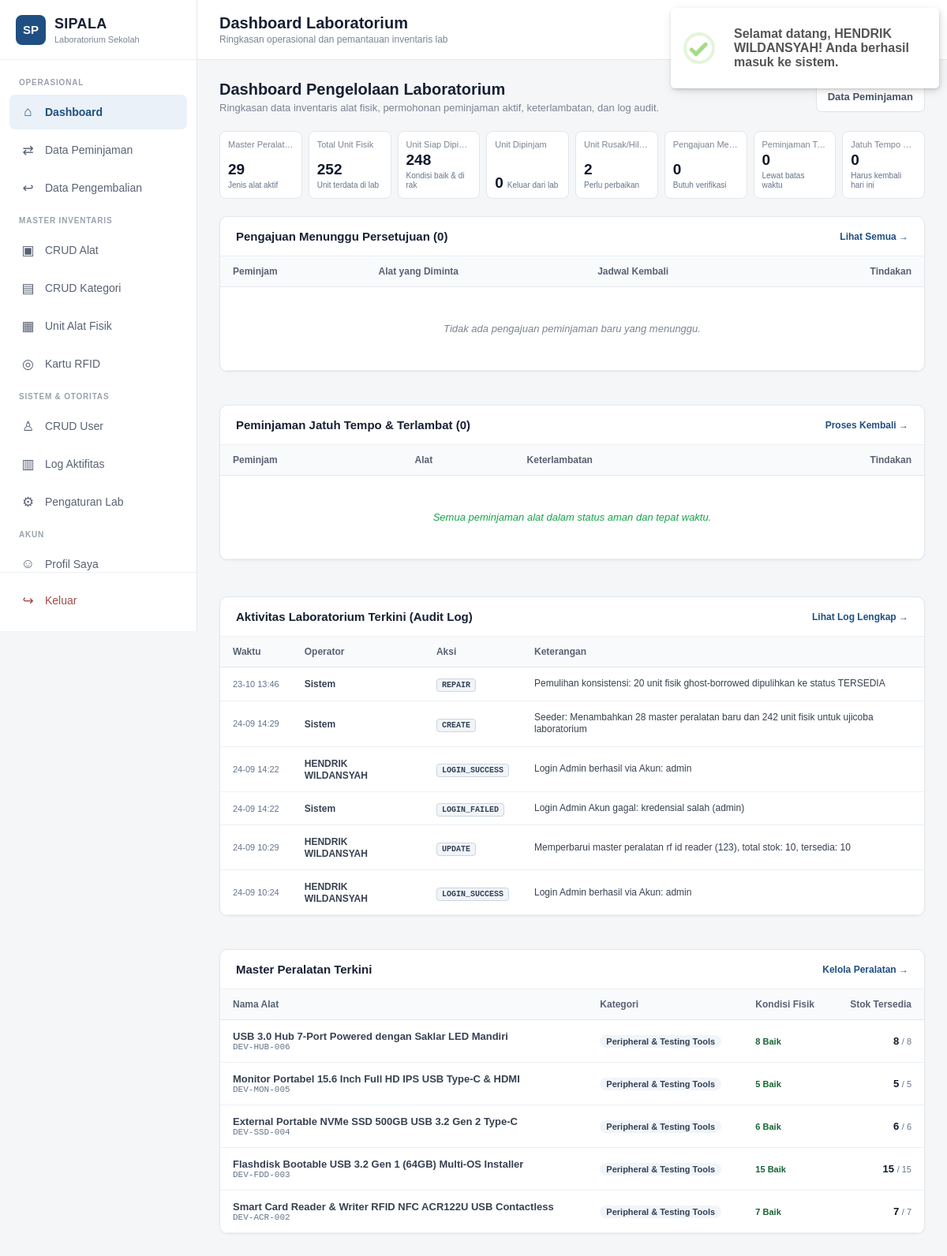
/admin/dashboard.php (signed in), run on an earlier commit of the app's database.
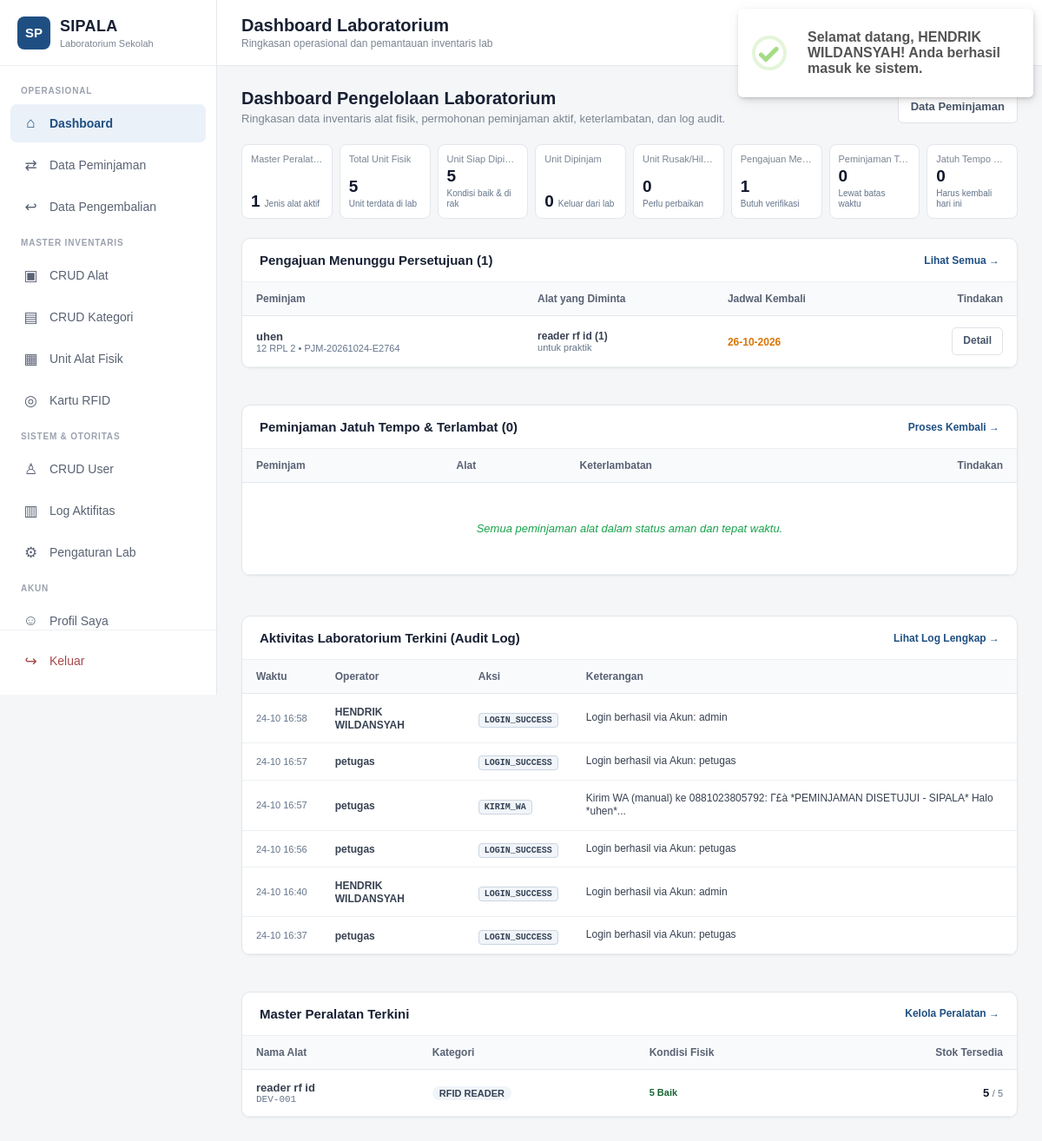
And on a later commit of the database.
### tables this page shows
CREATE TABLE `log_aktivitas` (
  `id` bigint(20) unsigned NOT NULL AUTO_INCREMENT,
  `user_id` int(10) unsigned DEFAULT NULL,
  `aksi` varchar(50) NOT NULL DEFAULT 'UMUM',
  `modul` varchar(50) NOT NULL DEFAULT 'SYSTEM',
  `reference_id` int(10) unsigned DEFAULT NULL,
  `aktivitas` varchar(100) NOT NULL DEFAULT '',
  `deskripsi` text NOT NULL,
  `ip_address` varchar(45) DEFAULT NULL,
  `created_at` timestamp NOT NULL DEFAULT current_timestamp(),
  PRIMARY KEY (`id`),
  KEY `idx_log_user_created` (`user_id`,`created_at`),
  KEY `idx_log_aktivitas_created` (`aktivitas`,`created_at`),
  CONSTRAINT `fk_log_user` FOREIGN KEY (`user_id`) REFERENCES `users` (`id`) ON DELETE SET NULL ON UPDATE CASCADE
);

CREATE TABLE `users` (
  `id` int(10) unsigned NOT NULL AUTO_INCREMENT,
  `nama` varchar(100) NOT NULL,
  `nis` varchar(32) DEFAULT NULL,
  `username` varchar(50) NOT NULL,
  `password` varchar(255) NOT NULL,
  `role` enum('admin','petugas','peminjam') NOT NULL DEFAULT 'peminjam',
  `kelas` varchar(50) DEFAULT NULL,
  `rfid_uid` varchar(100) DEFAULT NULL,
  `no_hp` varchar(25) DEFAULT NULL,
  `alamat` text DEFAULT NULL,
  `foto` varchar(255) DEFAULT NULL,
  `status` enum('aktif','nonaktif') NOT NULL DEFAULT 'aktif',
  `created_at` timestamp NOT NULL DEFAULT current_timestamp(),
  `updated_at` timestamp NOT NULL DEFAULT current_timestamp() ON UPDATE current_timestamp(),
  PRIMARY KEY (`id`),
  UNIQUE KEY `uq_users_username` (`username`),
  UNIQUE KEY `uq_users_nis` (`nis`),
  UNIQUE KEY `uq_users_rfid` (`rfid_uid`),
  KEY `idx_users_role_status` (`role`,`status`),
  KEY `idx_users_nama` (`nama`)
);

CREATE TABLE `peralatan` (
  `id` int(10) unsigned NOT NULL AUTO_INCREMENT,
  `kode_barang` varchar(50) NOT NULL,
  `nama_barang` varchar(150) NOT NULL,
  `kategori_id` int(10) unsigned NOT NULL,
  `jumlah` int(10) unsigned NOT NULL DEFAULT 0,
  `jumlah_tersedia` int(10) unsigned NOT NULL DEFAULT 0,
  `kondisi` enum('Baik','Rusak Ringan','Rusak Berat') NOT NULL DEFAULT 'Baik',
  `lokasi` varchar(150) NOT NULL,
  `deskripsi` text DEFAULT NULL,
  `foto` varchar(255) DEFAULT NULL,
  `status` enum('aktif','nonaktif') NOT NULL DEFAULT 'aktif',
  `created_at` timestamp NOT NULL DEFAULT current_timestamp(),
  `updated_at` timestamp NOT NULL DEFAULT current_timestamp() ON UPDATE current_timestamp(),
  PRIMARY KEY (`id`),
  UNIQUE KEY `uq_peralatan_kode` (`kode_barang`),
  KEY `idx_peralatan_kategori` (`kategori_id`),
  KEY `idx_peralatan_status` (`status`),
  KEY `idx_peralatan_nama` (`nama_barang`),
  CONSTRAINT `fk_peralatan_kategori` FOREIGN KEY (`kategori_id`) REFERENCES `kategori` (`id`) ON UPDATE CASCADE,
  CONSTRAINT `chk_peralatan_stok` CHECK (`jumlah_tersedia` <= `jumlah`)
);

CREATE TABLE `kategori` (
  `id` int(10) unsigned NOT NULL AUTO_INCREMENT,
  `nama_kategori` varchar(100) NOT NULL,
  `deskripsi` text DEFAULT NULL,
  `created_at` timestamp NOT NULL DEFAULT current_timestamp(),
  `updated_at` timestamp NOT NULL DEFAULT current_timestamp() ON UPDATE current_timestamp(),
  PRIMARY KEY (`id`),
  UNIQUE KEY `uq_kategori_nama` (`nama_kategori`)
);

CREATE TABLE `peminjaman` (
  `id` int(10) unsigned NOT NULL AUTO_INCREMENT,
  `kode_peminjaman` varchar(30) NOT NULL,
  `user_id` int(10) unsigned NOT NULL,
  `rfid_uid` varchar(100) DEFAULT NULL,
  `rfid_verified_at` datetime DEFAULT NULL,
  `rfid_verified_by` int(10) unsigned DEFAULT NULL,
  `tanggal_pengajuan` date NOT NULL,
  `tanggal_pinjam` date NOT NULL,
  `tanggal_rencana_kembali` date NOT NULL,
  `tanggal_realisasi_kembali` date DEFAULT NULL,
  `keperluan` text NOT NULL,
  `status` enum('MENUNGGU','DISETUJUI','SIAP_DIAMBIL','DIPINJAM','MENUNGGU_PENGEMBALIAN','SELESAI','DITOLAK','TERLAMBAT','DIBATALKAN') NOT NULL DEFAULT 'MENUNGGU',
  `alasan_penolakan` text DEFAULT NULL,
  `catatan` text DEFAULT NULL,
  `disetujui_oleh` int(10) unsigned DEFAULT NULL,
  `tanggal_disetujui` datetime DEFAULT NULL,
  `created_at` timestamp NOT NULL DEFAULT current_timestamp(),
  `updated_at` timestamp NOT NULL DEFAULT current_timestamp() ON UPDATE current_timestamp(),
  PRIMARY KEY (`id`),
  UNIQUE KEY `uq_peminjaman_kode` (`kode_peminjaman`),
  KEY `idx_peminjaman_user_status` (`user_id`,`status`),
  KEY `idx_peminjaman_status` (`status`),
  KEY `idx_peminjaman_petugas` (`disetujui_oleh`),
  KEY `idx_peminjaman_tanggal_pinjam` (`tanggal_pinjam`),
  KEY `idx_peminjaman_tanggal_kembali` (`tanggal_rencana_kembali`),
  CONSTRAINT `fk_peminjaman_petugas` FOREIGN KEY (`disetujui_oleh`) REFERENCES `users` (`id`) ON UPDATE CASCADE,
  CONSTRAINT `fk_peminjaman_user` FOREIGN KEY (`user_id`) REFERENCES `users` (`id`) ON UPDATE CASCADE,
  CONSTRAINT `chk_tanggal_peminjaman` CHECK (`tanggal_rencana_kembali` >= `tanggal_pinjam`)
);

### includes/functions.php (called while the page is built, shortened)
<?php
if (!function_exists('e')) {
    function e(mixed $v): string {
        return htmlspecialchars((string)($v ?? ''), ENT_QUOTES, 'UTF-8');
    }
}

### admin/dashboard.php (the view, shortened to what the changed rows need)
<?php
require_once __DIR__ . '/includes/admin.php';
$totalJenisAlat = (int)$pdo->query("SELECT COUNT(*) FROM peralatan WHERE status = 'aktif'")->fetchColumn();
$totalUnits = (int)$pdo->query("SELECT COUNT(*) FROM unit_peralatan")->fetchColumn();
$unitTersedia = (int)$pdo->query("SELECT COUNT(*) FROM unit_peralatan WHERE status = 'TERSEDIA' AND kondisi != 'Rusak Berat'")->fetchColumn();
$unitRusak = (int)$pdo->query("SELECT COUNT(*) FROM unit_peralatan WHERE status = 'RUSAK' OR kondisi = 'Rusak Berat'")->fetchColumn();
$pengajuanMenunggu = (int)$pdo->query("SELECT COUNT(*) FROM peminjaman WHERE status = 'MENUNGGU'")->fetchColumn();
$stmtWaiting = $pdo->query("
    SELECT p.id, p.kode_peminjaman, p.tanggal_pengajuan, p.tanggal_rencana_kembali, p.status, p.keperluan,
           u.nama AS nama_peminjam, u.nis, u.kelas,
           COALESCE(SUM(d.jumlah), 0) AS total_item,
           GROUP_CONCAT(CONCAT(COALESCE(pr.nama_barang, d.nama_barang_snapshot, 'Alat'), ' (', d.jumlah, ')') SEPARATOR ', ') AS daftar_alat
    FROM peminjaman p
    JOIN users u ON u.id = p.user_id
    LEFT JOIN detail_peminjaman d ON d.peminjaman_id = p.id
    LEFT JOIN peralatan pr ON pr.id = d.peralatan_id
    WHERE p.status = 'MENUNGGU'
    GROUP BY p.id, p.kode_peminjaman, p.tanggal_pengajuan, p.tanggal_rencana_kembali, p.status, p.keperluan, u.nama, u.nis, u.kelas
    ORDER BY p.id DESC
    LIMIT 6
");
$pendingLoans = $stmtWaiting->fetchAll();
$isAdmin = (($_SESSION['role'] ?? '') === 'admin');
$recentLogs = [];
if ($isAdmin) {
    $stmtRecentLogs = $pdo->query("
        SELECT l.*, u.nama AS nama_user, u.username
        FROM log_aktivitas l
        LEFT JOIN users u ON u.id = l.user_id
        ORDER BY l.id DESC
        LIMIT 6
    ");
    $recentLogs = $stmtRecentLogs->fetchAll();
}
$recentEquipment = $pdo->query("
    SELECT p.id, p.kode_barang, p.nama_barang, p.jumlah, p.jumlah_tersedia, k.nama_kategori,
           COALESCE(SUM(CASE WHEN u.kondisi = 'Baik' THEN 1 ELSE 0 END), 0) AS unit_baik,
           COALESCE(SUM(CASE WHEN u.kondisi = 'Rusak Ringan' THEN 1 ELSE 0 END), 0) AS unit_rusak_ringan,
           COALESCE(SUM(CASE WHEN u.kondisi = 'Rusak Berat' THEN 1 ELSE 0 END), 0) AS unit_rusak_berat
    FROM peralatan p
    LEFT JOIN kategori k ON k.id = p.kategori_id
    LEFT JOIN unit_peralatan u ON u.peralatan_id = p.id
    WHERE p.status = 'aktif'
    GROUP BY p.id, p.kode_barang, p.nama_barang, p.jumlah, p.jumlah_tersedia, k.nama_kategori
    ORDER BY p.id DESC
    LIMIT 5
")->fetchAll();
?>
<div class="head">
    <div>
        <h2>Dashboard Pengelolaan Laboratorium</h2>
    </div>
</div>
<div class="dashboard-stats-row">
    <div class="stat-box" title="Master Peralatan: <?= $totalJenisAlat ?> jenis alat aktif">
        <div class="stat-content">
            <strong><?= $totalJenisAlat ?></strong>
            <span class="stat-sub">Jenis alat aktif</span>
        </div>
    </div>
    <div class="stat-box" title="Total Unit Fisik: <?= $totalUnits ?> unit terdata di lab">
        <div class="stat-content">
            <strong><?= $totalUnits ?></strong>
            <span class="stat-sub">Unit terdata di lab</span>
        </div>
    </div>
    <div class="stat-box" title="Unit Siap Dipinjam: <?= $unitTersedia ?> kondisi baik & ada di rak">
        <div class="stat-content">
            <strong><?= $unitTersedia ?></strong>
            <span class="stat-sub">Kondisi baik & di rak</span>
        </div>
    </div>
    <div class="stat-box" title="Unit Rusak / Hilang: <?= $unitRusak ?> perlu perbaikan">
        <div class="stat-content">
            <strong><?= $unitRusak ?></strong>
            <span class="stat-sub">Perlu perbaikan</span>
        </div>
    </div>
    <div class="stat-box" title="Pengajuan Menunggu: <?= $pengajuanMenunggu ?> butuh verifikasi laboran">
        <div class="stat-content">
            <strong><?= $pengajuanMenunggu ?></strong>
            <span class="stat-sub">Butuh verifikasi</span>
        </div>
    </div>
</div>
<div style="display:grid;grid-template-columns:repeat(auto-fit, minmax(460px, 1fr));gap:20px;margin-bottom:24px;">
    <div class="panel">
        <div class="panel-title" style="display:flex;justify-content:space-between;align-items:center;">
            <span>Pengajuan Menunggu Persetujuan (<?= count($pendingLoans) ?>)</span>
            <a href="peminjaman/index.php" style="font-size:12px;color:#1f4f82;font-weight:600;">Lihat Semua →</a>
        </div>
        <div class="table-wrap">
            <table>
                <thead>
                    <tr>
                        <th>Peminjam</th>
                        <th>Alat yang Diminta</th>
                        <th>Jadwal Kembali</th>
                        <th style="text-align:right;">Tindakan</th>
                    </tr>
                </thead>
                <tbody>
                    <?php if (empty($pendingLoans)): ?>
                        <tr>
                            <td colspan="4"><div class="empty">Tidak ada pengajuan peminjaman baru yang menunggu.</div></td>
                        </tr>
                    <?php else: ?>
                        <?php foreach ($pendingLoans as $pl): ?>
                            <tr>
                                <td>
                                    <strong><?= e($pl['nama_peminjam']) ?></strong>
                                    <div style="font-size:11px;color:#64748b;"><?= e($pl['kelas']) ?> &bull; <?= e($pl['kode_peminjaman']) ?></div>
                                </td>
                                <td>
                                    <div style="font-size:12px;font-weight:600;"><?= e($pl['daftar_alat'] ?: '-') ?></div>
                                    <div style="font-size:11px;color:#64748b;"><?= e($pl['keperluan']) ?></div>
                                </td>
                                <td>
                                    <span style="font-size:12px;color:#d97706;font-weight:600;">
                                        <?= date('d-m-Y', strtotime($pl['tanggal_rencana_kembali'])) ?>
                                    </span>
                                </td>
                                <td style="text-align:right;">
                                    <div class="actions" style="justify-content:flex-end;">
                                        <?php if ($isAdmin): ?>
                                            <a class="btn btn-sm" href="peminjaman/detail.php?id=<?= $pl['id'] ?>">Detail</a>
                                        <?php else: ?>
                                            <a class="btn btn-sm btn-ok" href="peminjaman/index.php">Verifikasi</a>
                                        <?php endif; ?>
                                    </div>
                                </td>
                            </tr>
                        <?php endforeach; ?>
                    <?php endif; ?>
                </tbody>
            </table>
        </div>
    </div>
    <div class="panel">
        <div class="table-wrap">
            <table>
                <thead>
                    <tr>
                        <th>Peminjam</th>
                        <th>Alat</th>
                        <th>Keterlambatan</th>
                        <th style="text-align:right;">Tindakan</th>
                    </tr>
                </thead>
            </table>
        </div>
    </div>
</div>
<div style="display:grid;grid-template-columns:repeat(auto-fit, minmax(460px, 1fr));gap:20px;">
    <?php if ($isAdmin): ?>
    <div class="panel">
        <div class="table-wrap">
            <table>
                <thead>
                    <tr>
                        <th>Waktu</th>
                        <th>Operator</th>
                        <th>Aksi</th>
                        <th>Keterangan</th>
                    </tr>
                </thead>
                <tbody>
                    <?php if (empty($recentLogs)): ?>
                        <tr>
                            <td colspan="4"><div class="empty">Belum ada catatan audit aktivitas.</div></td>
                        </tr>
                    <?php else: ?>
                        <?php foreach ($recentLogs as $rl): ?>
                            <tr>
                                <td style="font-size:11px;color:#64748b;white-space:nowrap;">
                                    <?= date('d-m H:i', strtotime($rl['created_at'])) ?>
                                </td>
                                <td>
                                    <strong style="font-size:12px;"><?= e($rl['nama_user'] ?: 'Sistem') ?></strong>
                                </td>
                                <td>
                                    <span style="font-size:10px;font-weight:700;padding:2px 6px;border-radius:4px;background:#f1f5f9;color:#334155;border:1px solid #cbd5e1;font-family:monospace;">
                                        <?= e($rl['aksi'] ?: ($rl['aktivitas'] ?? 'INFO')) ?>
                                    </span>
                                </td>
                                <td style="font-size:12px;line-height:1.3;">
                                    <?= e($rl['deskripsi']) ?>
                                </td>
                            </tr>
                        <?php endforeach; ?>
                    <?php endif; ?>
                </tbody>
            </table>
        </div>
    </div>
    <?php endif; ?>
    <div class="panel">
        <div class="table-wrap">
            <table>
                <thead>
                    <tr>
                        <th>Nama Alat</th>
                        <th>Kategori</th>
                        <th>Kondisi Fisik</th>
                        <th style="text-align:right;">Stok Tersedia</th>
                    </tr>
                </thead>
                <tbody>
                    <?php if (empty($recentEquipment)): ?>
                        <tr>
                            <td colspan="4"><div class="empty">Belum ada master peralatan terdaftar.</div></td>
                        </tr>
                    <?php else: ?>
                        <?php foreach ($recentEquipment as $eq): ?>
                            <tr>
                                <td>
                                    <strong><?= e($eq['nama_barang']) ?></strong>
                                    <div style="font-size:11px;color:#64748b;font-family:monospace;"><?= e($eq['kode_barang']) ?></div>
                                </td>
                                <td>
                                    <span style="font-size:11px;background:#f1f5f9;color:#334155;padding:2px 8px;border-radius:12px;font-weight:600;">
                                        <?= e($eq['nama_kategori'] ?: 'Umum') ?>
                                    </span>
                                </td>
                                <td style="font-size:11px;">
                                    <span style="color:#166534;font-weight:600;"><?= (int)$eq['unit_baik'] ?> Baik</span>
                                </td>
                                <td style="text-align:right;">
                                    <strong style="color:#0f172a;"><?= (int)$eq['jumlah_tersedia'] ?></strong>
                                    <span style="font-size:11px;color:#64748b;">/ <?= (int)$eq['jumlah'] ?></span>
                                </td>
                            </tr>
                        <?php endforeach; ?>
                    <?php endif; ?>
                </tbody>
            </table>
        </div>
    </div>
</div>

What changed in the data, as far as the page shows it:
no longer on this page (row unchanged): log_aktivitas: created_at "23-10 13:46", nama_user "Sistem", aksi "REPAIR", deskripsi "Pemulihan konsistensi: 20 unit fisik ghost-borrowed dipulihkan ke status TERSEDIA"
no longer on this page (row unchanged): log_aktivitas: created_at "24-09 14:29", nama_user "Sistem", aksi "CREATE", deskripsi "Seeder: Menambahkan 28 master peralatan baru dan 242 unit fisik untuk ujicoba laboratorium"
no longer on this page (row unchanged): log_aktivitas: created_at "24-09 14:22", user.nama "HENDRIK WILDANSYAH", aksi "LOGIN_SUCCESS", deskripsi "Login Admin berhasil via Akun: admin"
no longer on this page (row unchanged): log_aktivitas: created_at "24-09 14:22", nama_user "Sistem", aksi "LOGIN_FAILED", deskripsi "Login Admin Akun gagal: kredensial salah (admin)"
no longer on this page (row unchanged): log_aktivitas: created_at "24-09 10:29", user.nama "HENDRIK WILDANSYAH", aksi "UPDATE", deskripsi "Memperbarui master peralatan rf id reader (123), total stok: 10, tersedia: 10"
no longer on this page (row unchanged): log_aktivitas: created_at "24-09 10:24", user.nama "HENDRIK WILDANSYAH", aksi "LOGIN_SUCCESS", deskripsi "Login Admin berhasil via Akun: admin"
removed peralatan: nama_barang "USB 3.0 Hub 7-Port Powered dengan Saklar LED Mandiri", kode_barang "DEV-HUB-006", kategori.nama_kategori "Peripheral & Testing Tools", unit_baik "8", jumlah_tersedia "8", jumlah "8"
removed peralatan: nama_barang "Monitor Portabel 15.6 Inch Full HD IPS USB Type-C & HDMI", kode_barang "DEV-MON-005", kategori.nama_kategori "Peripheral & Testing Tools", unit_baik "5", jumlah_tersedia "5", jumlah "5"
removed peralatan: nama_barang "External Portable NVMe SSD 500GB USB 3.2 Gen 2 Type-C", kode_barang "DEV-SSD-004", kategori.nama_kategori "Peripheral & Testing Tools", unit_baik "6", jumlah_tersedia "6", jumlah "6"
removed peralatan: nama_barang "Flashdisk Bootable USB 3.2 Gen 1 (64GB) Multi-OS Installer", kode_barang "DEV-FDD-003", kategori.nama_kategori "Peripheral & Testing Tools", unit_baik "15", jumlah_tersedia "15", jumlah "15"
removed peralatan: nama_barang "Smart Card Reader & Writer RFID NFC ACR122U USB Contactless", kode_barang "DEV-ACR-002", kategori.nama_kategori "Peripheral & Testing Tools", unit_baik "7", jumlah_tersedia "7", jumlah "7"
added peminjaman: user.nama "uhen", user.kelas "12 RPL 2", kode_peminjaman "PJM-20261024-E2764", daftar_alat "reader rf id (1)", keperluan "untuk praktik", tanggal_rencana_kembali "26-10-2026"
added log_aktivitas: created_at "24-10 16:58", user.nama "HENDRIK WILDANSYAH", aksi "LOGIN_SUCCESS", deskripsi "Login berhasil via Akun: admin"
added log_aktivitas: created_at "24-10 16:57", user.nama "petugas", aksi "LOGIN_SUCCESS", deskripsi "Login berhasil via Akun: petugas"
added log_aktivitas: created_at "24-10 16:57", user.nama "petugas", aksi "KIRIM_WA", deskripsi "Kirim WA (manual) ke 0881023805792: Γ£à *PEMINJAMAN DISETUJUI - SIPALA* Halo *uhen*..."
added log_aktivitas: created_at "24-10 16:56", user.nama "petugas", aksi "LOGIN_SUCCESS", deskripsi "Login berhasil via Akun: petugas"
added log_aktivitas: created_at "24-10 16:40", user.nama "HENDRIK WILDANSYAH", aksi "LOGIN_SUCCESS", deskripsi "Login berhasil via Akun: admin"
added log_aktivitas: created_at "24-10 16:37", user.nama "petugas", aksi "LOGIN_SUCCESS", deskripsi "Login berhasil via Akun: petugas"
now on this page (row edited): peralatan: nama_barang "reader rf id", kode_barang "DEV-001", kategori.nama_kategori "RFID READER", unit_baik "5", jumlah_tersedia "5", jumlah "5"
Also different on the page:
$totalJenisAlat: "29" → "1"
$totalUnits: "252" → "5"
$unitTersedia: "248" → "5"
$unitRusak: "2" → "0"
$pengajuanMenunggu: "0" → "1"
count($pendingLoans): "0" → "1"
text no longer shown: "Tidak ada pengajuan peminjaman baru yang menunggu."
